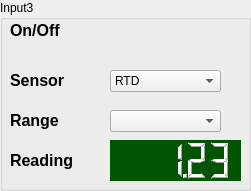
   <widget class="QGroupBox" name="groupBox_6">
    <property name="geometry">
     <rect>
      <x>1040</x>
      <y>220</y>
      <width>251</width>
      <height>191</height>
     </rect>
    </property>
    <property name="title">
     <string>Input3</string>
    </property>
    <widget class="QLabel" name="label_57">
     <property name="geometry">
      <rect>
       <x>10</x>
       <y>110</y>
       <width>59</width>
       <height>21</height>
      </rect>
     </property>
     <property name="text">
      <string>&lt;html&gt;&lt;head/&gt;&lt;body&gt;&lt;p&gt;&lt;span style=&quot; font-size:12pt; font-weight:600;&quot;&gt;Range&lt;/span&gt;&lt;/p&gt;&lt;/body&gt;&lt;/html&gt;</string>
     </property>
    </widget>
    <widget class="QLabel" name="label_58">
     <property name="geometry">
      <rect>
       <x>10</x>
       <y>70</y>
       <width>71</width>
       <height>21</height>
      </rect>
     </property>
     <property name="text">
      <string>&lt;html&gt;&lt;head/&gt;&lt;body&gt;&lt;p&gt;&lt;span style=&quot; font-size:12pt; font-weight:600;&quot;&gt;Sensor&lt;/span&gt;&lt;/p&gt;&lt;/body&gt;&lt;/html&gt;</string>
     </property>
    </widget>
    <widget class="QComboBox" name="comboBox_23">
     <property name="geometry">
      <rect>
       <x>110</x>
       <y>70</y>
       <width>111</width>
       <height>22</height>
      </rect>
     </property>
     <property name="currentIndex">
      <number>2</number>
     </property>
     <item>
      <property name="text">
       <string>Diode</string>
      </property>
     </item>
     <item>
      <property name="text">
       <string>ROX</string>
      </property>
     </item>
     <item>
      <property name="text">
       <string>RTD</string>
      </property>
     </item>
     <item>
      <property name="text">
       <string>Therm</string>
      </property>
     </item>
    </widget>
    <widget class="QLabel" name="label_59">
     <property name="geometry">
      <rect>
       <x>10</x>
       <y>20</y>
       <width>71</width>
       <height>21</height>
      </rect>
     </property>
     <property name="text">
      <string>&lt;html&gt;&lt;head/&gt;&lt;body&gt;&lt;p&gt;&lt;span style=&quot; font-size:12pt; font-weight:600;&quot;&gt;On/Off&lt;/span&gt;&lt;/p&gt;&lt;/body&gt;&lt;/html&gt;</string>
     </property>
    </widget>
    <widget class="QPushButton" name="out2mode_10">
     <property name="geometry">
      <rect>
       <x>110</x>
       <y>20</y>
       <width>61</width>
       <height>31</height>
      </rect>
     </property>
     <property name="styleSheet">
      <string notr="true">border-top: 3px transparent;
            border-bottom: 3px transparent;
            border-right: 10px transparent;
            border-left: 10px transparent;</string>
     </property>
     <property name="text">
      <string/>
     </property>
     <property name="icon">
      <iconset>
       <normaloff>:/on-off.jpg</normaloff>:/on-off.jpg</iconset>
     </property>
     <property name="iconSize">
      <size>
       <width>81</width>
       <height>31</height>
      </size>
     </property>
    </widget>
    <widget class="QComboBox" name="comboBox_24">
     <property name="geometry">
      <rect>
       <x>110</x>
       <y>110</y>
       <width>111</width>
       <height>22</height>
      </rect>
     </property>
    </widget>
    <widget class="QLabel" name="label_68">
     <property name="geometry">
      <rect>
       <x>10</x>
       <y>150</y>
       <width>81</width>
       <height>21</height>
      </rect>
     </property>
     <property name="text">
      <string>&lt;html&gt;&lt;head/&gt;&lt;body&gt;&lt;p&gt;&lt;span style=&quot; font-size:12pt; font-weight:600;&quot;&gt;Reading&lt;/span&gt;&lt;/p&gt;&lt;/body&gt;&lt;/html&gt;</string>
     </property>
    </widget>
    <widget class="QLCDNumber" name="lcdNumber_3">
     <property name="geometry">
      <rect>
       <x>110</x>
       <y>140</y>
       <width>131</width>
       <height>41</height>
      </rect>
     </property>
     <property name="font">
      <font>
       <family>Century Schoolbook L</family>
       <pointsize>14</pointsize>
       <weight>75</weight>
       <bold>true</bold>
       <strikeout>true</strikeout>
      </font>
     </property>
     <property name="autoFillBackground">
      <bool>false</bool>
     </property>
     <property name="styleSheet">
      <string notr="true">color: white; 
    background-color: rgb(0, 85, 0);</string>
     </property>
     <property name="frameShape">
      <enum>QFrame::NoFrame</enum>
     </property>
     <property name="frameShadow">
      <enum>QFrame::Raised</enum>
     </property>
     <property name="smallDecimalPoint">
      <bool>true</bool>
     </property>
     <property name="value" stdset="0">
      <double>1.230000000000000</double>
     </property>
    </widget>
   </widget>
